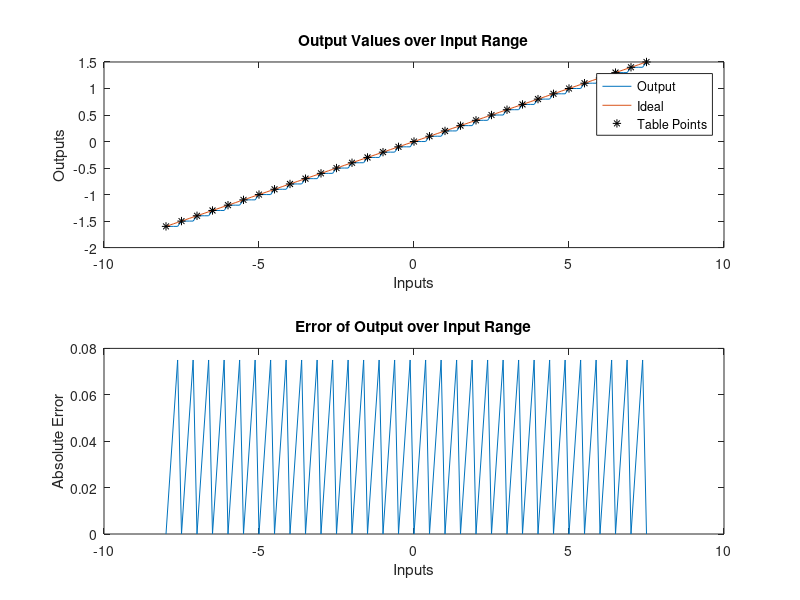
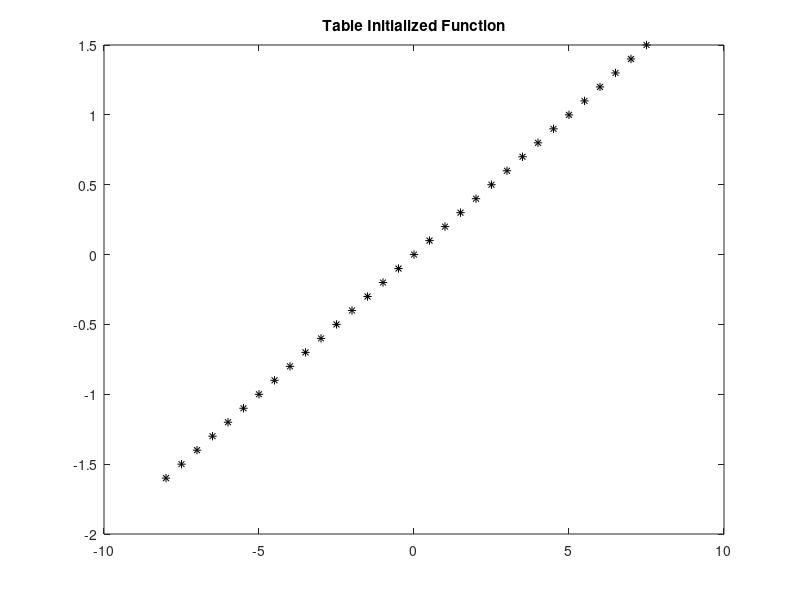

The MATLAB script that drew these images, in order:
%% Linear Addressing Init Script Testing
% Define mask inputs
clear; close all;
W_bits = 32;
isSigned = true;
F_bits = 28;
N_bits = 5;
error_cap_tab = .1;
ERR_DIAG = true;
igotthis = false;
addr_w_manual = 4;
TableFn = "X_in./5";

% things to display: table size, floor input?, max input, accuracy
% things to figure out: M_bits, N_bits, Min_val, X_in table, Y_out table,
% max_error, ram_size, table_size 

if(igotthis)
    N_bits = addr_w_manual;
else
    N_bits = 4;
    % N_bits will likely need to be updated later, until table is large enough to meet
    % accuracy standards defined by user
end;

repeatFlag = true;
while(repeatFlag)
    % Define a 2^N point log2 spaced range of inputs, from 2^(d-(2^N_bits -1)) to almost 2^(d+1), 
    % this effectively covers the user defined input range, down to a floor
    % value.
    % Signed vs Unsigned: If signed, treat word size as 1 smaller for max and
    % min inputs
    % Signed: 
    % smallest table input: -2^(W-1-F), 2's compliment, "[1, zeros(1,N-1)]"
    % step size: 2^(W-F-N)
    % largest table input: 2^(W-1-F) - 2^(W-F-N), smallest number but positive
    % and minus 1 step size, "[0, ones(1,N-1)]"
    % Unsigned: 
    % smallest table input: 0
    % step size: 2^(W-F-N)
    % largest table input: 2^(W-1-F) - 2^(W-F-N), smallest number but positive
    % and minus 1 step size, "[ones(1,N)]"
    if(isSigned)
        X_in = -2^(W_bits-1-F_bits) : 2^(W_bits-F_bits-N_bits) : 2^(W_bits-1-F_bits) - 2^(W_bits-F_bits-N_bits);
    else
        X_in = 0 : 2^(W_bits-F_bits-N_bits) : 2^(W_bits-F_bits) - 2^(W_bits-F_bits-N_bits);
    end

    % use function to define output. note: function must contain input X_in
    % within the string to work properly, and the only output of the function
    % must be Y_out.
    Y_out = eval(TableFn);

    ram_size = N_bits;
    Table_Init = Y_out;
    figure(2); plot(X_in,Y_out, 'k*'); title('Table Initialized Function');
    max_val = X_in(end);
    min_val = X_in(1);
    %set_param(gcb,'MaskDisplay',"disp(sprintf('Programmable Look-up Table\nMemory Used = %d samples and coeffs\nClock Rate Needed = %d Hz', FIR_Uprate*2, Max_Rate)); port_label('input',1,'data'); port_label('input',2,'valid'); port_label('input',3,'Wr_Data'); port_label('input',4,'Wr_Addr'); port_label('input',5,'Wr_En'); port_label('output',1,'data'); port_label('output',2,'valid'); port_label('output',3,'RW_Dout');")

    %%%%%%%%%% check and identify error %%%%%%%%%%%
    % Make some values for an "ideal" lookup table with lin spaced points
    if(isSigned)
        X_in_Ideal = -2^(W_bits-1-F_bits) : 2^(W_bits-F_bits-N_bits-2) : 2^(W_bits-1-F_bits) - 2^(W_bits-F_bits-N_bits);
    else
        X_in_Ideal = 0 : 2^(W_bits-F_bits-N_bits-2) : 2^(W_bits-F_bits) - 2^(W_bits-F_bits-N_bits);
    end
    X_temp = X_in;
    X_in = X_in_Ideal;
    % identify the values of the function at X_in_Ideal
    Y_out_Ideal = eval(TableFn);

    % Get values for lookup table (already have X_in)
    X_in = X_temp;

    % Find lookup addresses for each point in X_in_Ideal
    x_addr = zeros(1,length(X_in_Ideal));
    for it = 1:length(X_in_Ideal)
        x_addr(it) = 2^ram_size;
        X_Shift = X_in_Ideal(it);
        while(X_Shift < X_in(x_addr(it)) && x_addr(it) ~= 1)
            x_addr(it) = x_addr(it) - 1;
        end
        if(x_addr(it)==0)
            x_addr(it) = 1;
        end
    end
    
    y_floor = Y_out(x_addr);

    % Check for any possible out of bounds errors (handled similarly in
    % hardware)
    % x_addr(x_addr == 2^ram_size) = 2^ram_size -1;

    
    % absolute error: abs(obt-exp)
    errorFloor = abs(Y_out_Ideal-y_floor);
    NAN_CLEANUP = isnan(errorFloor);
    errorFloor(NAN_CLEANUP) = 0;
    %errorInter = (Y_out_Ideal-y_inter)./Y_out_Ideal;
    %maxFloorErr(ix) = 100*max(abs(errorFloor(ix, 2870:9839)));
    %maxInterErr(ix) = 100*max(abs(errorInter(ix, 2870:9839)));
    maxErr = max(abs(errorFloor));
    
    %check while loop condition
    if(igotthis) 
        repeatFlag = false;
        if(ERR_DIAG)
            figure(1); 
            subplot(2,1,1); plot(X_in_Ideal,y_floor, X_in_Ideal,Y_out_Ideal,X_in,Y_out,'k*'); title('Output Values over Input Range'); xlabel('Inputs'); ylabel('Outputs'); legend('Output','Ideal','Table Points');
            subplot(2,1,2); plot(X_in_Ideal,errorFloor); title('Error of Output over Input Range'); xlabel('Inputs'); ylabel('Absolute Error');
        end
        break;
    end
    
    if(maxErr <= error_cap_tab || N_bits > W_bits)
        repeatFlag = false;
        if(ERR_DIAG)
            figure(1); 
            subplot(2,1,1); plot(X_in_Ideal,y_floor, X_in_Ideal,Y_out_Ideal,X_in,Y_out,'k*'); title('Output Values over Input Range'); xlabel('Inputs'); ylabel('Outputs'); legend('Output','Ideal','Table Points');
            subplot(2,1,2); plot(X_in_Ideal,errorFloor); title('Error of Output over Input Range'); xlabel('Inputs'); ylabel('Absolute Error');
        end
    else
        if(ERR_DIAG)
            f = msgbox(sprintf('Err = %.2d, N_bits = %d', maxErr, N_bits),'Configuring PLUT','replace');
        end
        if(maxErr > 8*error_cap_tab)
            N_bits = N_bits+3;
        elseif(maxErr > 4*error_cap_tab)
            N_bits = N_bits+2;
        else
            N_bits = N_bits+1;
        end
    end
end%end while loop

%maxFloorErrTot = max(maxFloorErr);
%maxInterErrTot = max(maxInterErr);
%% things to display: table size, floor input?, max input, accuracy
if(isSigned) % setup for 2's compliment
    Table_Init = [Y_out(2^(N_bits-1)+1:end) , Y_out(1:2^(N_bits-1))];
else
    Table_Init = Y_out;
end

%set_param(gcb,'MaskDisplay',"disp(sprintf('Programmable Look-Up Table\nMemory Used = %d fixed point numbers\nInput Bounds: %.2d <= x <= %.2d\n Maximum Error: %.2d', 2^ram_size, min_val, max_val, maxErr)); port_label('input',1,'Data_In'); port_label('input',2,'Table_Wr_Data'); port_label('input',3,'Table_Wr_Addr'); port_label('input',4,'Table_Wr_En'); port_label('output',1,'Data_Out'); port_label('output',2,'Table_RW_Dout');")

